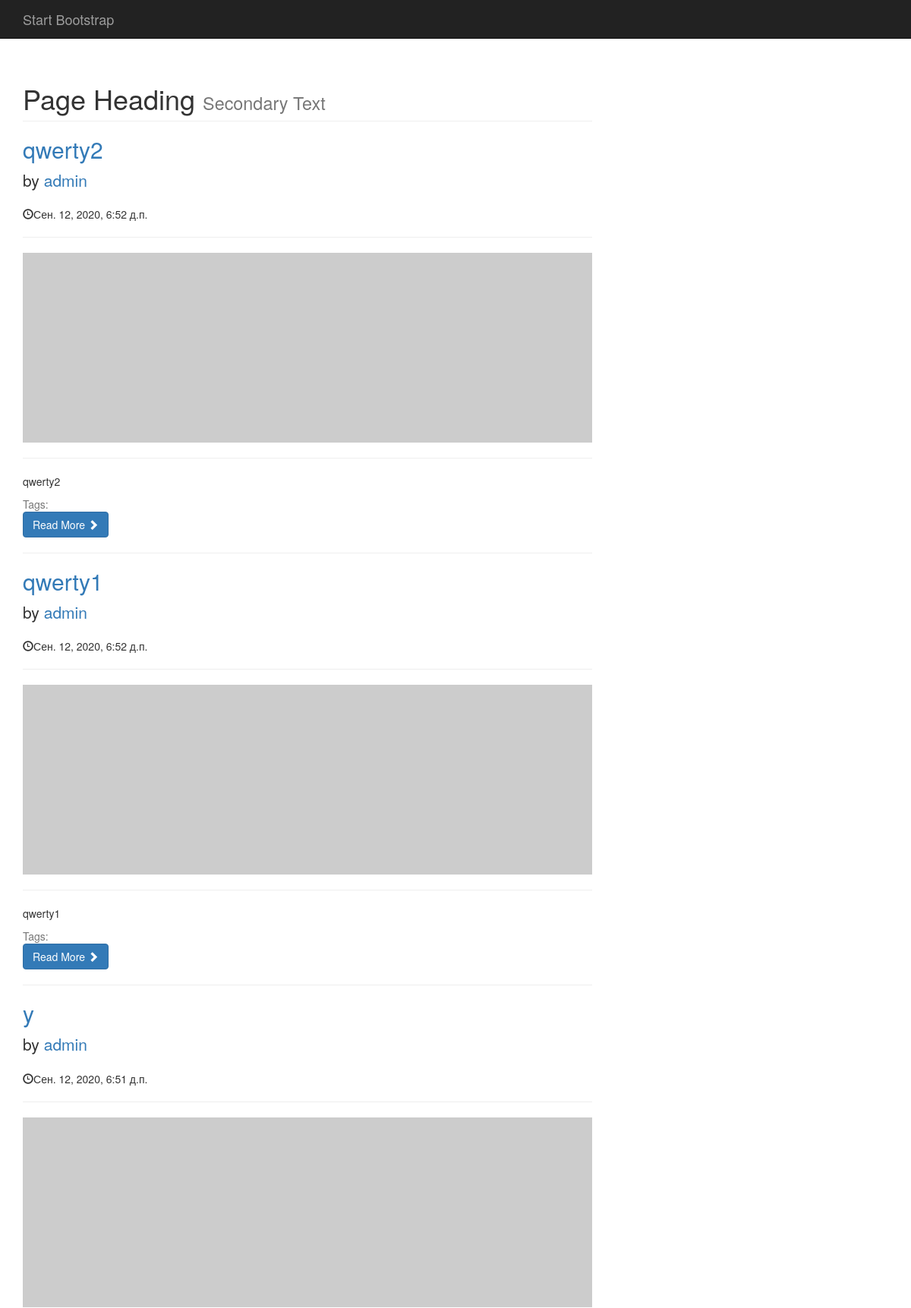
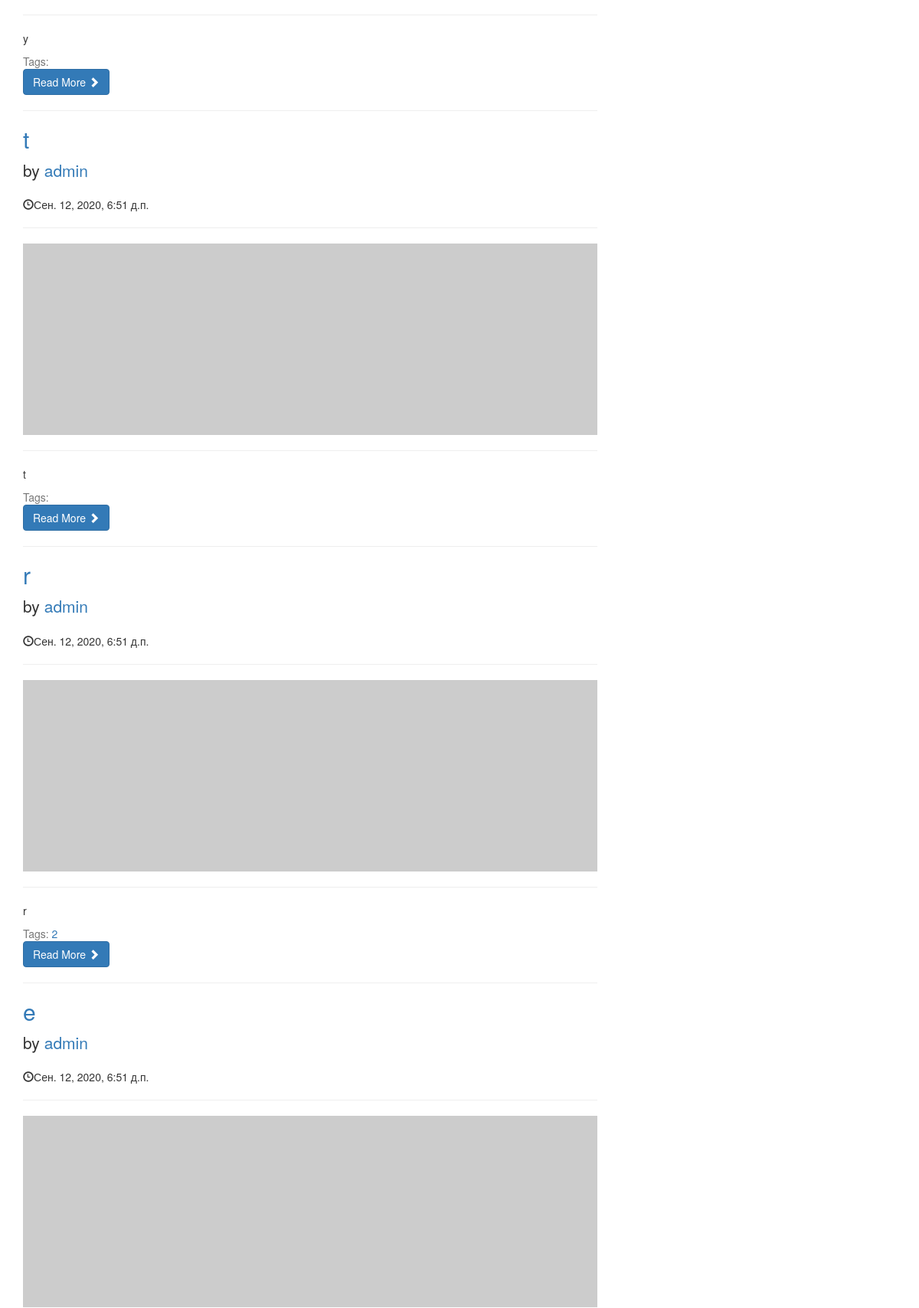
The page / (upper part) on the database its author committed (2 pictures, top to bottom).
### blog/models.py (models this page shows, shortened)
class Post(models.Model):
    title = models.CharField(max_length=30, verbose_name="Заголовок")
    content = models.TextField(verbose_name="Содержимое")
    creation_date = models.DateTimeField(auto_created=True, verbose_name="Дата создания")
    published_date = models.DateTimeField(verbose_name="Дата публикации")
    editing_date = models.DateTimeField(auto_created=True, verbose_name="Дата редактирования")
    user = models.ForeignKey(User, on_delete=models.CASCADE, verbose_name="Автор")
    image = models.URLField(verbose_name="Фото", default="http://placehold.it/900x300")
    tags = models.ManyToManyField('Tag', blank=True, verbose_name="Тег", related_name='posts')
    class Meta:
        verbose_name = "Публикация"
        verbose_name_plural = "Публикации"
        ordering = ['-published_date']

class Tag(models.Model):
    name = models.CharField(max_length=30)
    slug = models.SlugField(max_length=30, unique=True)
    def get_absolute_url(self):
        return reverse('tag_detail_url', kwargs={'slug': self.slug})
    class Meta:
        verbose_name = "Тег"
        verbose_name_plural = "Теги"
        ordering = ['-name']

### blog/views.py (the view)
# urls.py: path('', views.index, name='index'),
def index(request):
    posts = Post.objects.all().order_by("-published_date")
    paginator = Paginator(posts, 10)
    page_number = request.GET.get('page', 1)
    page = paginator.get_page(page_number)
    is_paginated = page.has_other_pages()
    if page.has_previous():
        prev_url = '?page={}'.format(page.previous_page_number())
    else:
        prev_url = ''
    if page.has_next():
        next_url = '?page={}'.format(page.next_page_number())
    else:
        next_url = ''
    context = {
        'page_object': page,
        'is_paginated': is_paginated,
        'next_url': next_url,
        'prev_url': prev_url
    }
    return render(request, 'blog/index.html', context=context)

### blog/templates/blog/index.html (shortened to what this page needs)
{% extends 'main/layout.html' %}
{% block content %}
<div class="col-md-8">
    <h1 class="page-header">
        Page Heading
        <small>Secondary Text</small>
    </h1>
    {% for post in page_object.object_list %}
    {% include 'blog/includes/post_card.html' %}
    {% endfor %}
</div>
{% endblock %}

### blog/templates/blog/includes/post_card.html
<h2>
    <a href="{% url 'post' id=post.pk %}">{{post.title}}</a>
</h2>
<p class="lead">
    by <a href="#">{{post.user}}</a>
</p>
<p><span class="glyphicon glyphicon-time"></span>{{post.published_date}}</p>
<hr>
<img class="img-responsive" src="{{post.image}}" alt="">
<hr>
<p>
    {{ post.content|truncatewords:20 }}
</p>
<div class="card-footer text-muted">
    Tags:
    {% for tag in post.tags.all %}
    <a href="{{ tag.get_absolute_url }}">{{ tag.name }}</a>
    {% endfor %}
</div>
<a class="btn btn-primary" href="{% url 'post' id=post.pk %}">Read More <span
        class="glyphicon glyphicon-chevron-right"></span></a>
<hr>

### blog/static/blog/blog-home.css (style rules this page uses)
body { padding-top: 70px; }

### rows shown on the page
Post: title "qwerty2", user "admin", published_date "Сен. 12, 2020, 6:52 д.п.", content "qwerty2"
Post: title "qwerty1", user "admin", published_date "Сен. 12, 2020, 6:52 д.п.", content "qwerty1"
Post: title "y", user "admin", published_date "Сен. 12, 2020, 6:51 д.п.", content "y"
Post: title "t", user "admin", published_date "Сен. 12, 2020, 6:51 д.п.", content "t"
Post: title "r", user "admin", published_date "Сен. 12, 2020, 6:51 д.п.", content "r"
Tag: name "2"
Post: title "e", user "admin", published_date "Сен. 12, 2020, 6:51 д.п."
